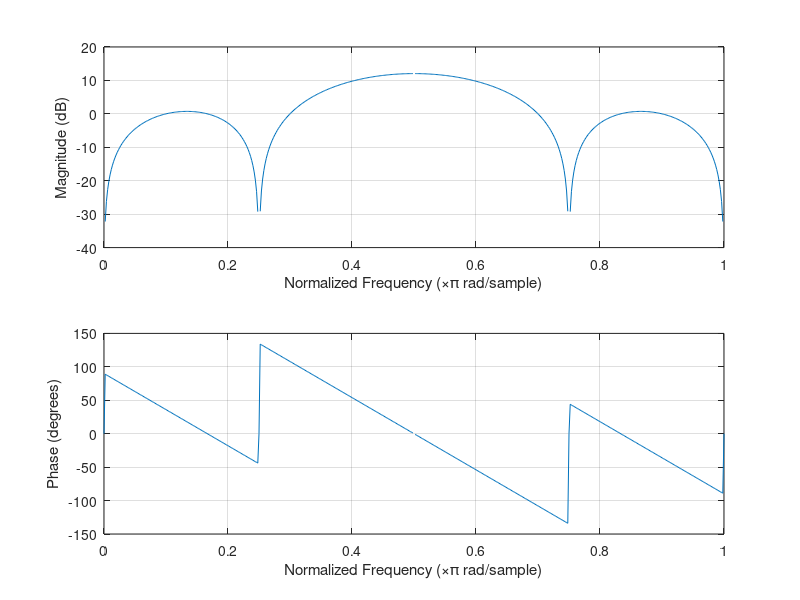
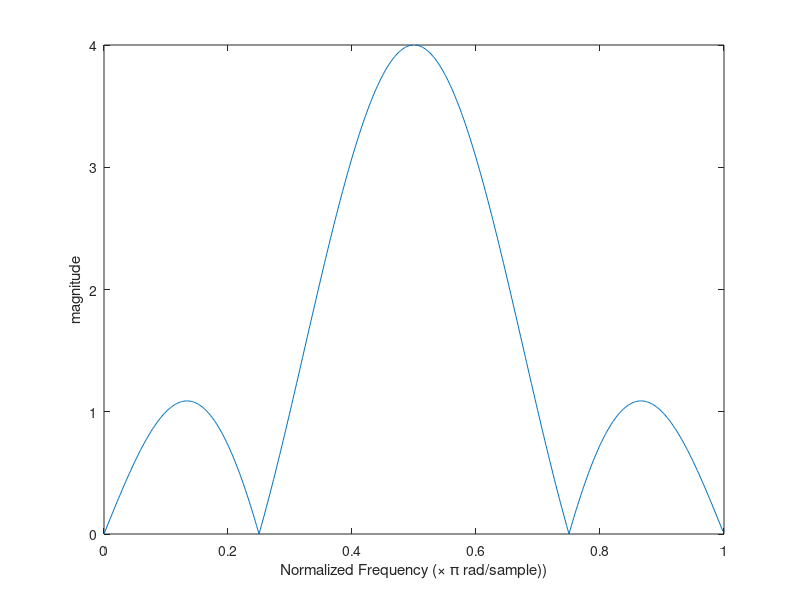
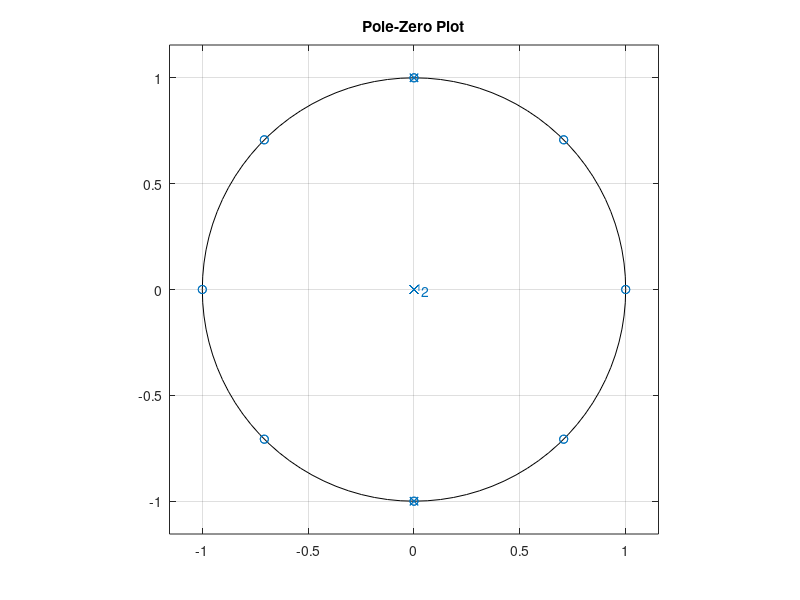
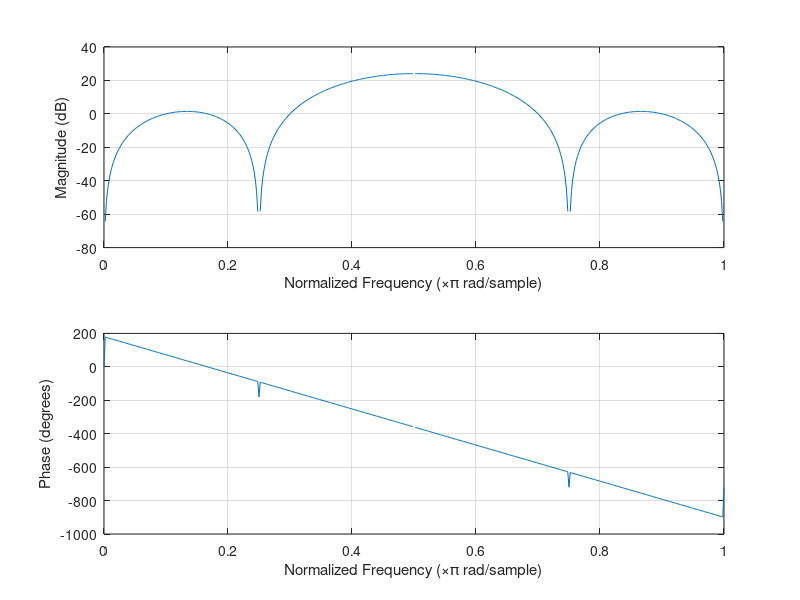

The MATLAB script that drew these images, in order:
clear; close all;
% Assignment 3 q3
% Andrew Munro-West 18363572
% 
% Problem 3: Integer filters
% 

% ts = -1;
% z = tf('z',ts);
% sys = (1-(z^-8))/(1+(z^-2))

% part 1

b = [1 0 0 0 0 0 0 0 -1];
a = [1 0 1];


[h,f] = freqz(b,a)
freqz(b,a)
figure
plot(f/pi,abs(h))
ylabel('magnitude')
xlabel('Normalized Frequency (\times \pi rad/sample))')

% part 2

b1 = [1 0 0 0 0 0 0 0 -2 0 0 0 0 0 0 0 1];
a1 = [1 0 2 0 1];
figure

zplane(b1,a1)
title('Pole-Zero Plot')


figure
[h,f] = freqz(b1,a1)
freqz(b1,a1)
figure 
plot(f/pi,abs(h))
ylabel('magnitude')
xlabel('Normalized Frequency (\times \pi rad/sample))')


